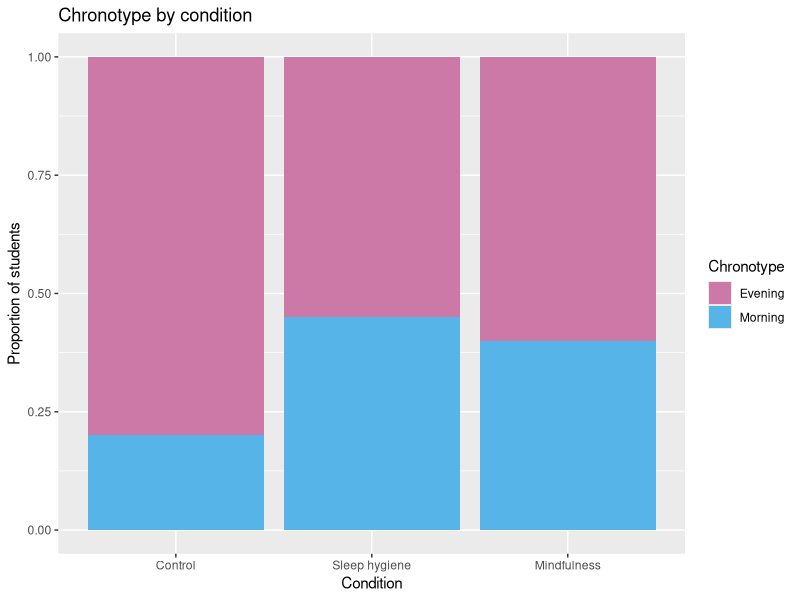
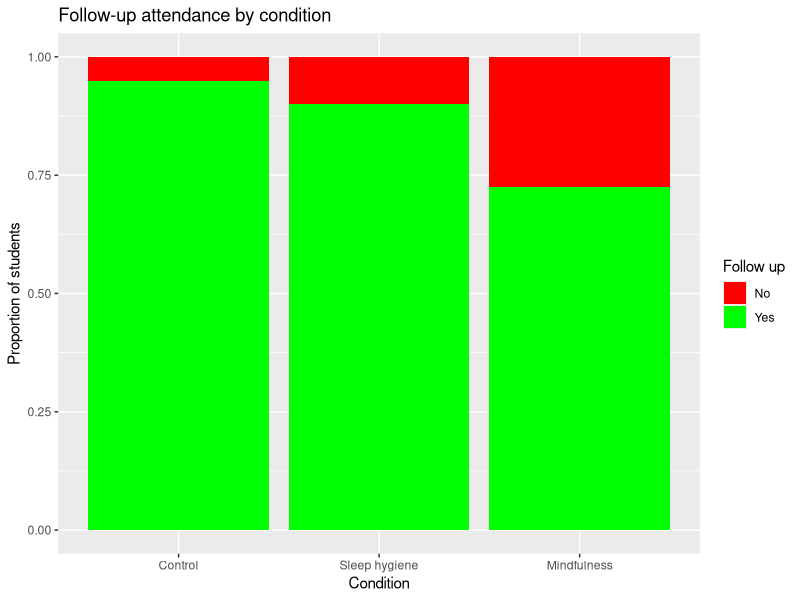
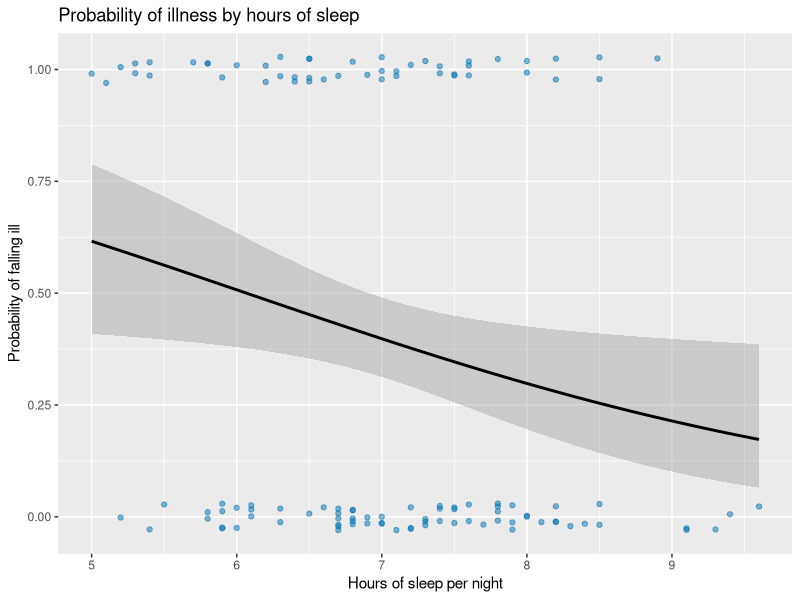

Source code (R) for these figures, in order:
## ---- chunk 1
library(ggplot2)

## ---- chunk 2
#| echo: false
main     <- read.csv("data/sleep_study.csv")             # the data from the earlier labs
outcomes <- read.csv("data/sleep_study_outcomes.csv")    # two new yes/no variables: fell_ill, attended_followup

head(main)
head(outcomes)
## ---- chunk 3
df <- merge(main, outcomes, by = "id")
head(df)
## ---- chunk 4
#returns TRUE if all id present in both dataframes 
all(main$id %in% outcomes$id)  
## ---- chunk 5
#create a variable with our condition levels
cond_levels <- c("Control", "Sleep hygiene", "Mindfulness")

df$condition  <- factor(df$condition, levels = cond_levels)   # Control = reference group

df$chronotype <- factor(df$chronotype)


df$fell_ill          <- factor(df$fell_ill,          levels = c("No", "Yes"))
df$attended_followup <- factor(df$attended_followup, levels = c("No", "Yes"))
## ---- chunk 6
cond_cols <- c("Control" = "#999999", "Sleep hygiene" = "#0072B2", "Mindfulness" = "#E69F00")

## ---- chunk 7

df$high_wellbeing <- factor(df$wellbeing_final > median(df$wellbeing_final),
                            levels = c(FALSE, TRUE), labels = c("No", "Yes"))

df$good_memory    <- factor(df$memory_score > median(df$memory_score),
                            levels = c(FALSE, TRUE), labels = c("No", "Yes"))



## ---- chunk 8
median(df$wellbeing_final)

table(df$high_wellbeing)         # roughly half "Yes" (we split at the median)

## ---- chunk 9
df$good_sleeper   <- factor(df$sleep_hours >= 7,
                            levels = c(FALSE, TRUE), labels = c("No", "Yes"))

table(df$good_sleeper)
## ---- chunk 10
#We put the predictor first so that it forms the rows
tab <- table(df$condition, df$chronotype)
tab
## ---- chunk 11
addmargins(tab)
## ---- chunk 12
proportions(tab)
## ---- chunk 13
32/120
## ---- chunk 14
proportions(tab, margin = 1)

## ---- chunk 15
# 100% stacked bars: one bar per row of the table
ggplot(df, aes(x = condition, fill = chronotype)) +  #sets up what factor is on the x axis and what factor is used to control the colour
  geom_bar(position = "fill") + #sets up that we want a bar chart
  scale_fill_manual(values = c("Evening" = "#CC79A7", "Morning" = "#56B4E9")) + #sets the fill colours by category
  labs(title = "Chronotype by condition",
       x = "Condition", y = "Proportion of students", fill = "Chronotype") #sets up the labels and legend

## ---- chunk 16
# Save the result as an object so we can pull things out of it
chi <- chisq.test(tab)
chi
## ---- chunk 17
all(chi$expected >= 1) #all expected counts >= 1
mean(chi$expected >= 5) #at least 80% of them >= 5
## ---- chunk 18
round(chi$stdres, 2)
## ---- chunk 19
abs(chi$stdres)>1.96
## ---- chunk 20
# V = sqrt( chi-square / (N * (k - 1)) ), where k = the smaller of the number of rows and columns
chi_sq <- unname(chi$statistic) #extract just the value
N      <- sum(tab) # number of participants
k      <- min(dim(tab))  # dim(tab) = number of rows, number of columns
V      <- sqrt(chi_sq / (N * (k - 1)))
round(V, 2)

## ---- chunk 21
p_chi <- sub("^0", "", sprintf("%.3f", chi$p.value))    # APA style: .046 not 0.046

V_txt <- sub("^0", "", sprintf("%.2f", V))              # and .23 not 0.23
cat(sprintf("chi-square(%d, N = %d) = %.2f, p = %s, V = %s\n",
            chi$parameter, N, chi_sq, p_chi, V_txt))

## ---- chunk 22
# 100% stacked bars: one bar per row of the table
ggplot(df, aes(x = condition, fill = attended_followup)) +  #sets up what factor is on the x axis and what factor is used to control the colour
  geom_bar(position = "fill") + #sets up that we want a bar chart
  scale_fill_manual(values = c("No" = "red", "Yes" = "green")) + #sets the fill colours by category
  labs(title = "Follow-up attendance by condition",
       x = "Condition", y = "Proportion of students", fill = "Follow up") #sets up the labels and legend

## ---- chunk 23
tab_att <- table(df$condition, df$attended_followup)
addmargins(tab_att)
proportions(tab_att, margin = 1)

chi_att <- chisq.test(tab_att)
chi_att$expected                      # look at the "No" column
all(chi_att$expected >= 1)
mean(chi_att$expected >= 5)           # 1 = every cell is at least 5, so the rule is met


chi_att$p.value

## ---- chunk 24
fisher.test(tab_att)$p.value
## ---- chunk 25
tab_w <- table(df$condition, df$high_wellbeing)
addmargins(tab_w)
round(100 * prop.table(tab_w, margin = 1), 1) #here expressed as percentages

## ---- chunk 26

sh_yes <- tab_w["Sleep hygiene", "Yes"]     # a
sh_no  <- tab_w["Sleep hygiene", "No"]      # b
ct_yes <- tab_w["Control", "Yes"]           # c
ct_no  <- tab_w["Control", "No"]            # d

## ---- chunk 27
odds_sh <- sh_yes / sh_no
round(odds_sh,2) # odds in sleep hygiene (rounded to 2 dp)
odds_ct <- ct_yes / ct_no
round(odds_ct,2) # odds in control
## ---- chunk 28
OR <- odds_sh / odds_ct
round(OR,2)
## ---- chunk 29
log_OR <- log(OR)
round(log_OR,2)

## ---- chunk 30
se_log_OR <- sqrt(1/sh_yes + 1/sh_no + 1/ct_yes + 1/ct_no)
se_log_OR
## ---- chunk 31
ci_log_OR <- log_OR + c(-1, 1) * 1.96 * se_log_OR
ci_log_OR
## ---- chunk 32
ci_OR  <- exp(ci_log_OR) 
ci_OR
## ---- chunk 33
#notice that in the code we haven't used exactly the same variable names as before, this is so that the code does not just overwrite the values and we still have access to the old ones if we needed to build a final report.

tab_s <- table(df$good_sleeper, df$fell_ill)
tab_s

no_yes <- tab_s["No", "Yes"]     # b
no_no  <- tab_s["No", "No"]      # a
yes_yes <- tab_s["Yes", "Yes"]           # d
yes_no  <- tab_s["Yes", "No"]            # c


# ---- Odds of illness in each group, then the odds ratio ----
odds_good <- yes_yes / yes_no     # odds of illness for good sleepers
round(odds_good,2)
odds_poor <- no_yes / no_no       # odds of illness for poor sleepers (the reference group)
round(odds_poor,2)

OR_ill <- odds_good / odds_poor
OR_ill

log_OR_ill    <- log(OR_ill)
se_log_OR_ill <- sqrt(1/yes_yes + 1/yes_no + 1/no_yes + 1/no_no)

ci_OR_ill <- exp(log_OR_ill + c(-1, 1) * 1.96 * se_log_OR_ill)
round(ci_OR_ill, 2)  
## ---- chunk 34
m_well <- glm(high_wellbeing ~ condition, data = df, family = binomial)
summary(m_well)

## ---- chunk 35
exp(coef(m_well))
## ---- chunk 36
exp(confint.default(m_well)) 
## ---- chunk 37
m_ill <- glm(fell_ill ~ sleep_hours, data = df, family = binomial)
summary(m_ill)

exp(coef(m_ill))                  # odds ratio for ONE extra hour of sleep
exp(confint.default(m_ill)) 
## ---- chunk 38
ggplot(df, aes(x = sleep_hours, y = as.numeric(fell_ill == "Yes"))) +
  geom_jitter(height = 0.03, width = 0, alpha = 0.5, colour = "#0072B2") +
  geom_smooth(method = "glm", method.args = list(family = binomial),
              formula = y ~ x, colour = "black", se = TRUE) +
  labs(title = "Probability of illness by hours of sleep",
       x = "Hours of sleep per night", y = "Probability of falling ill")

## ---- chunk 39
fit_cont <- lm(wellbeing_final ~ condition, data = df)       # keeps the whole wellbeing score
anova(fit_cont) 
## ---- chunk 40
p_cont_well <- anova(fit_cont)[1, "Pr(>F)"]
p_split_well <- anova(m_well, test = "Chisq")[2, "Pr(>Chi)"]

p_cont_well
p_split_well
## ---- chunk 41
m_ill_split <- glm(fell_ill ~ good_sleeper, data = df, family = binomial)
summary(m_ill)$coefficients           # continuous sleep_hours 
summary(m_ill_split)$coefficients     # sleep split into good / not good sleepers
